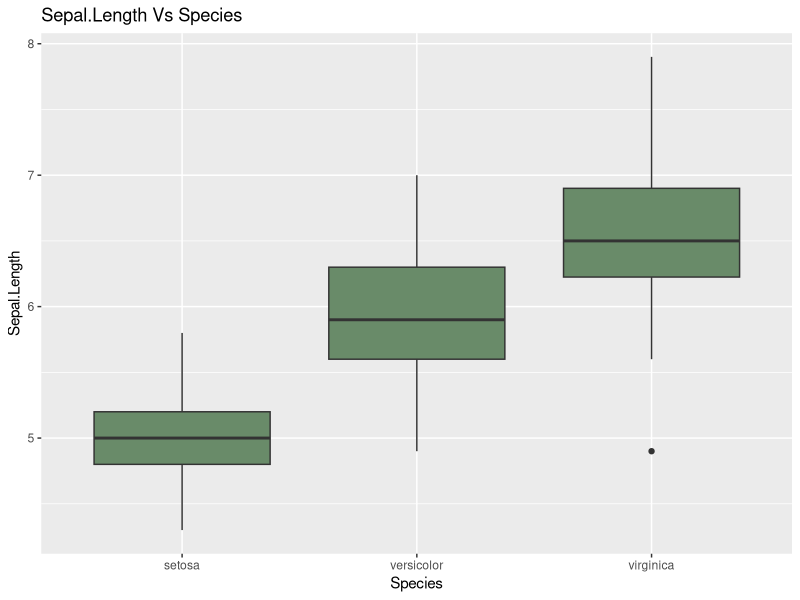
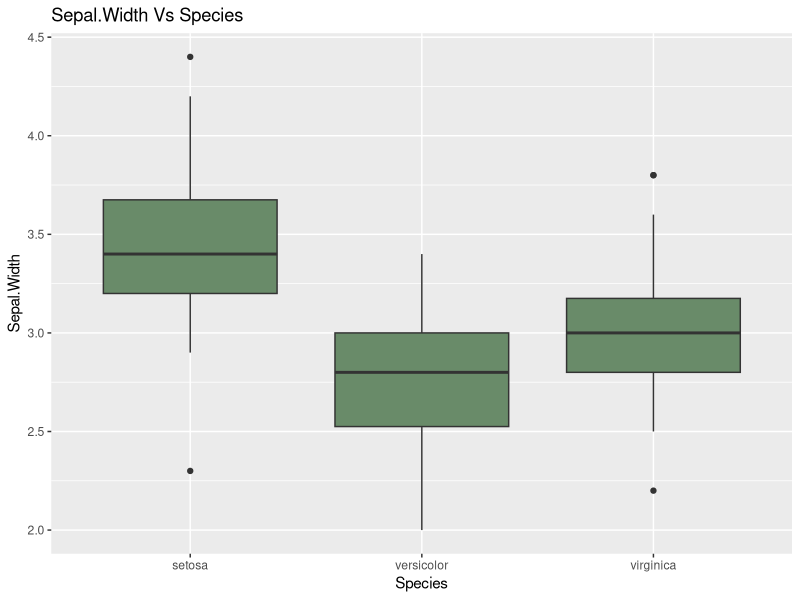
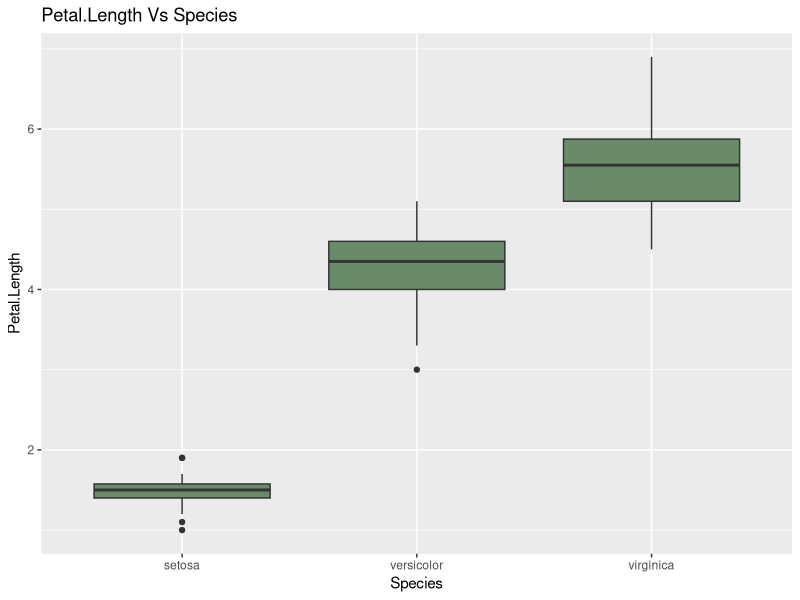
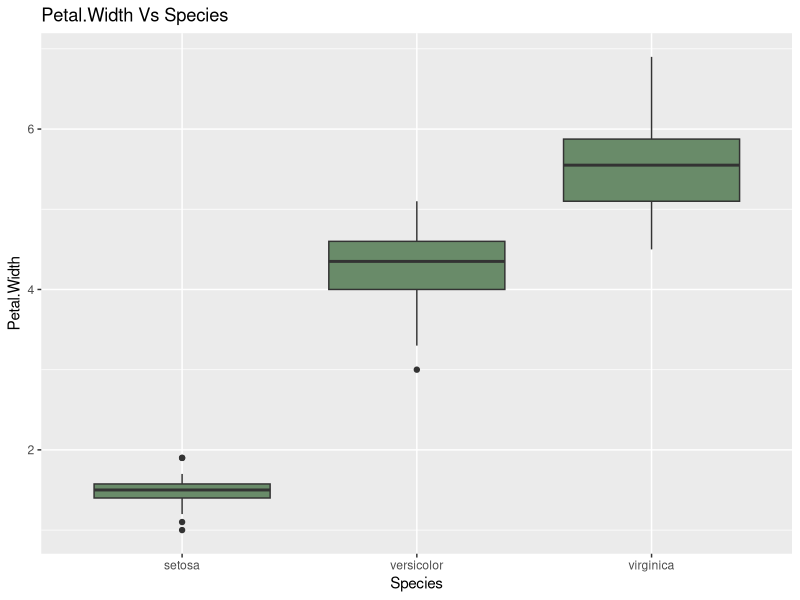
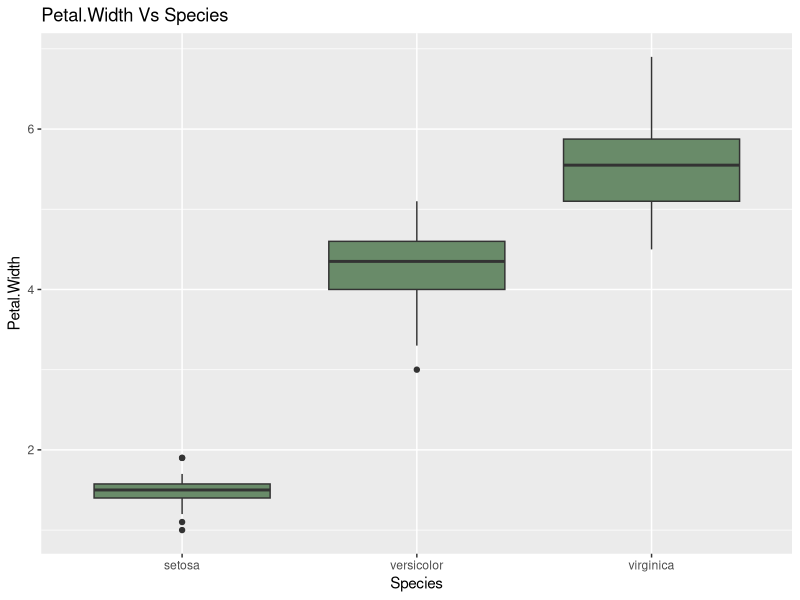

Write the R code that produced these figures, in order.
## ---- chunk 1



data<-iris

#a)individually for each feature


#mean
features.mean<-apply(data[1:4],2,mean)
features.mean  

#sd
features.sd<-apply(data[1:4],2,sd)
features.sd

#b)individually for each feature for each flower type

#calculating mean
flower.sepal_length.mean<-tapply(data$Sepal.Length,data$Species,mean)
flower.sepal_length.mean
flower.sepal_width.mean<-tapply(data$Sepal.Width,data$Species,mean)
flower.sepal_width.mean
flower.Petal_Length.mean<-tapply(data$Petal.Length,data$Species,mean)
flower.Petal_Length.mean  
flower.Petal_width.mean<-tapply(data$Petal.Width,data$Species,mean)
flower.Petal_width.mean

#calculating sd
flower.sepal_length.sd<-tapply(data$Sepal.Length,data$Species,sd)
flower.sepal_length.sd
flower.sepal_width.sd<-tapply(data$Sepal.Width,data$Species,sd)
flower.sepal_width.mean
flower.Petal_Length.sd<-tapply(data$Petal.Length,data$Species,sd)
flower.Petal_Length.sd  
flower.Petal_width.sd<-tapply(data$Petal.Width,data$Species,sd)
flower.Petal_width.sd

#c) Boxplot for each feature for each flower
library(ggplot2)

#Sepal.Length
g<-ggplot(data,aes(x=data$Species,y=data$Sepal.Length))
g<-g+labs(x="Species", y="Sepal.Length", title="Sepal.Length Vs Species")
g<-g+geom_boxplot(fill="darkseagreen4")
g

#Sepal.Width
g<-ggplot(data,aes(x=data$Species,y=data$Sepal.Width))
g<-g+labs(x="Species", y="Sepal.Width", title="Sepal.Width Vs Species")
g<-g+geom_boxplot(fill="darkseagreen4")
g

#Petal.Length
g<-ggplot(data,aes(x=data$Species,y=data$Petal.Length))
g<-g+labs(x="Species", y="Petal.Length", title="Petal.Length Vs Species")
g<-g+geom_boxplot(fill="darkseagreen4")
g  

#Petal.Width
g<-ggplot(data,aes(x=data$Species,y=data$Petal.Length))
g<-g+labs(x="Species", y="Petal.Width", title="Petal.Width Vs Species")
g<-g+geom_boxplot(fill="darkseagreen4")
g 
g
